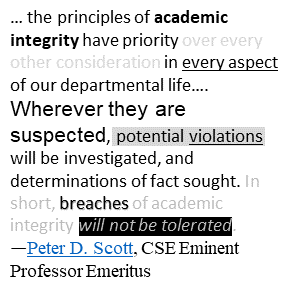
#> input picture Project-1/data/proj1-task2-png.png, 288 x 288 px; the run also reads 1 picture not shown here
$ python task2.py
#> lines starting #> are read from the running program, lines starting #| are printed output that depends on the picture
### Project-1/task1.py
"""
Edge Detection

The goal of this task is to experiment with two commonly used edge detection operator, i.e., Prewitt operator and Sobel operator,
and familiarize you with 'tricks', e.g., padding, commonly used by computer vision 'researchers'.

Please complete all the functions that are labelled with '# TODO'. Hints or steps are provided to make your lives easier.
Whem implementing the functions, comment the lines 'raise NotImplementedError' instead of deleting them. As we have
written lots of utility functions for you, you only need to write about 30 lines of code. The functions defined in utils.py
are building blocks you could use when implementing the functions labelled with 'TODO'.

I strongly suggest you to read the function zero_pad that is defined in utils.py. It is quite important!

Do NOT modify the code provided.
Do NOT use any API provided by opencv (cv2) and numpy (np) in your code.
Do NOT import any library (function, module, etc.).
"""

import argparse
import copy
import os

import cv2
import numpy as np

import utils as u
import task2

# Prewitt operator
prewitt_x = [[1, 0, -1]] * 3
prewitt_y = [[1] * 3, [0] * 3, [-1] * 3]

# Sobel operator
sobel_x = [[1, 0, -1], [2, 0, -2], [1, 0, -1]]
sobel_y = [[-1, -2, -1], [0, 0, 0], [1, 2, 1]]


# [14 lines left out: function parse_args, not called in this run]


def read_image(img_path, show=False):
    """Reads an image into memory as a grayscale array.
    """
#> called with img_path = './data/proj1-task2-png.png', show = False
    img = cv2.imread(img_path, cv2.IMREAD_GRAYSCALE)
#> img: shape (288, 288); min 0, max 255, mean 223.5
    if not img.dtype == np.uint8:
        pass

    if show:
        show_image(img)

    img = [list(row) for row in img]
#> img = 288 items
    return img

# [63 lines left out: functions show_image, write_image, convolve2d, not called in this run]


def multiply_add(a,b):
    sum=0;

    c=np.multiply(a,b)
    for r in c:
        for c in r:
            sum=sum+c;
    return sum;


# [121 lines left out: functions normalize, matrix_subtract, detect_edges, edge_magnitude, main, not called in this run]


# [2 lines that do not run on import are left out]

### Project-1/utils.py
import copy

import cv2


# [11 lines left out: function zero_pad, not called in this run]

def crop(img, xmin, xmax, ymin, ymax):
    """Crops a given image."""
    if len(img) < xmax:
        print('WARNING')
    patch = img[xmin: xmax]
    patch = [row[ymin: ymax] for row in patch]
    return patch

# [75 lines left out: functions elementwise_add, elementwise_sub, elementwise_mul, elementwise_div, flip_x, flip_y and 1 more, not called in this run]

### Project-1/task2.py
"""
Character Detection

The goal of this task is to experiment with template matching techniques. Specifically, the task is to find ALL of
the coordinates where a specific character appears using template matching.

There are 3 sub tasks:
1. Detect character 'a'.
2. Detect character 'b'.
3. Detect character 'c'.

You need to customize your own templates. The templates containing character 'a', 'b' and 'c' should be named as
'a.jpg', 'b.jpg', 'c.jpg' and stored in './data/' folder.

Please complete all the functions that are labelled with '# TODO'. Whem implementing the functions,
comment the lines 'raise NotImplementedError' instead of deleting them. The functions defined in utils.py
and the functions you implement in task1.py are of great help.

Do NOT modify the code provided.
Do NOT use any API provided by opencv (cv2) and numpy (np) in your code.
Do NOT import any library (function, module, etc.).
"""


import argparse
import json
import os
import copy

import task1
import utils
import numpy as np
import cv2


  # you could modify this line


# [158 lines left out: functions parse_args, detect, corr_func, task, addAllElements, cal_mean and 3 more, not called in this run]
if __name__ == "__main__":
    main()
#> in main, `template = task1.read_image(args.template_path)`: template = 9 items
#> in corr_func, `r1=len(img)`: r1 = 288
#> in corr_func, `r2=len(template)`: r2 = 9
#> in corr_func, `c2=len(template[0])`: c2 = 8
#> in corr_func, `rows=r1-r2+1`: rows = 280
#> in corr_func, `cols=c1-c2+1`: cols = 281
#> the loop in cal_mean, `for i,row in enumerate(mat):` made 9 passes
#> after the loop in cal_mean, `for i,row in enumerate(mat):`: count = 72; sum = 12948
#> in cal_mean, `mean=sum/count`: mean = 179.8
#> the loop in subtract, `for i,row in enumerate(mat):` made 9 passes
#> after the loop in subtract, `for i,row in enumerate(mat):`: mat = 9 items
#> the loop in addAllElements, `for i,row in enumerate(a):` made 9 passes
#> after the loop in addAllElements, `for i,row in enumerate(a):`: sum = 660016
#> the loop in corr_func, `for i in range(rows):` made 280 passes
#> after the loop in corr_func, `for i in range(rows):`:
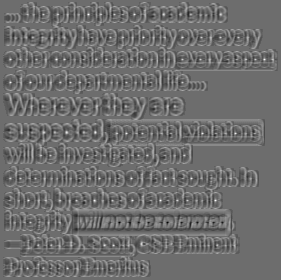
#> corr: shape (280, 281) float64; min -0.747, max 1, mean 0.00505; drawn with min black and max white
#| Count 20
#> (printed output is left out)
#> in main, img is the input picture: shape (288, 288, 3); mean B, G, R 224, 223.5, 222.9
#> the loop in main, `for i in coordinates:` made 20 passes
#> in main, `plt.show(fig)`:
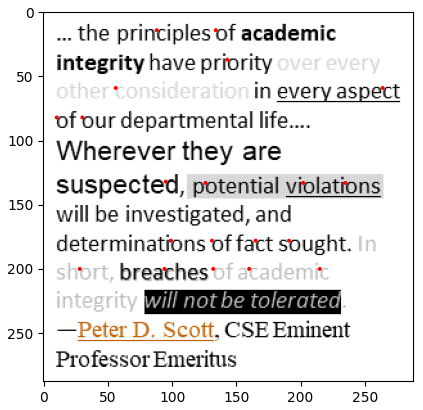
#> figure drawn by matplotlib, 1 panel; B, G, R data is drawn as R, G, B
